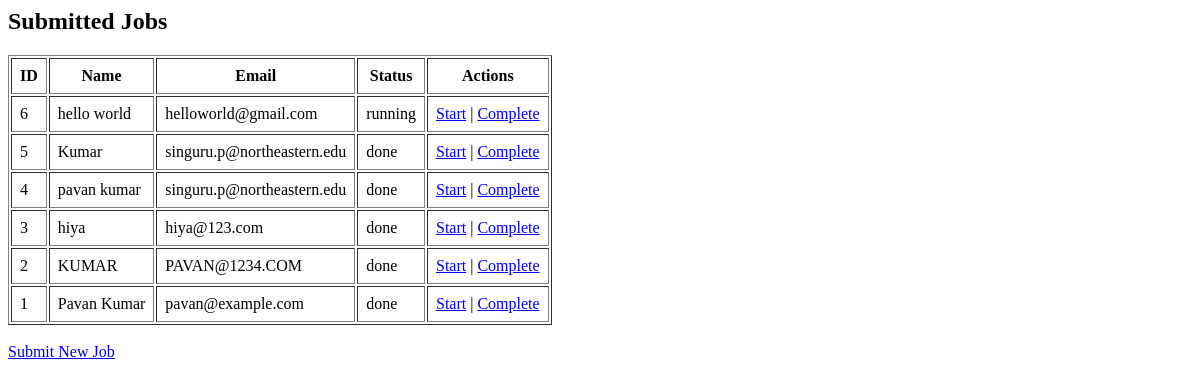
Before: / with the older database file.
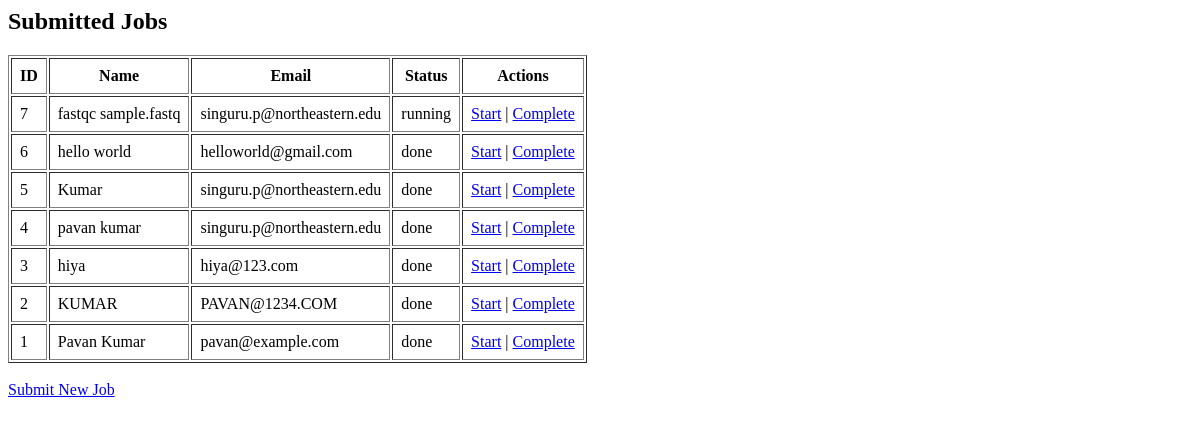
After: the same page with the newer database file.
### tracker/models.py (models this page shows, shortened)
class Job(models.Model):
    STATUS_CHOICES = [
        ('pending', 'Pending'),
        ('running', 'Running'),
        ('done', 'Done'),
    ]
    name = models.CharField(max_length=100)
    email = models.EmailField()
    status = models.CharField(max_length=10, choices=STATUS_CHOICES, default='pending')
    created_at = models.DateTimeField(auto_now_add=True)

### tracker/views.py (the view)
# urls.py: path('', views.home, name='home'),
def home(request):
    jobs = Job.objects.all().order_by('-created_at')
    return render(request, 'tracker/job_list.html', {'jobs': jobs})

### tracker/templates/tracker/job_list.html (shortened to what this page needs)
<h2>Submitted Jobs</h2>
<table border="1" cellpadding="8">
  <tr>
    <th>ID</th>
    <th>Name</th>
    <th>Email</th>
    <th>Status</th>
    <th>Actions</th>
  </tr>
  {% for job in jobs %}
  <tr>
    <td>{{ job.id }}</td>
    <td>{{ job.name }}</td>
    <td>{{ job.email }}</td>
    <td>{{ job.status }}</td>
    <td>
      <a href="{% url 'update_status' job.id 'running' %}">Start</a> |
      <a href="{% url 'update_status' job.id 'done' %}">Complete</a>
    </td>
  </tr>
  {% endfor %}
</table>
<a href="{% url 'submit' %}">Submit New Job</a>

Changed rows visible on the page:
added Job: id "7", name "fastqc sample.fastq", email "singuru.p@northeastern.edu", status "running"
changed Job "hello world": status "running" → "done"
